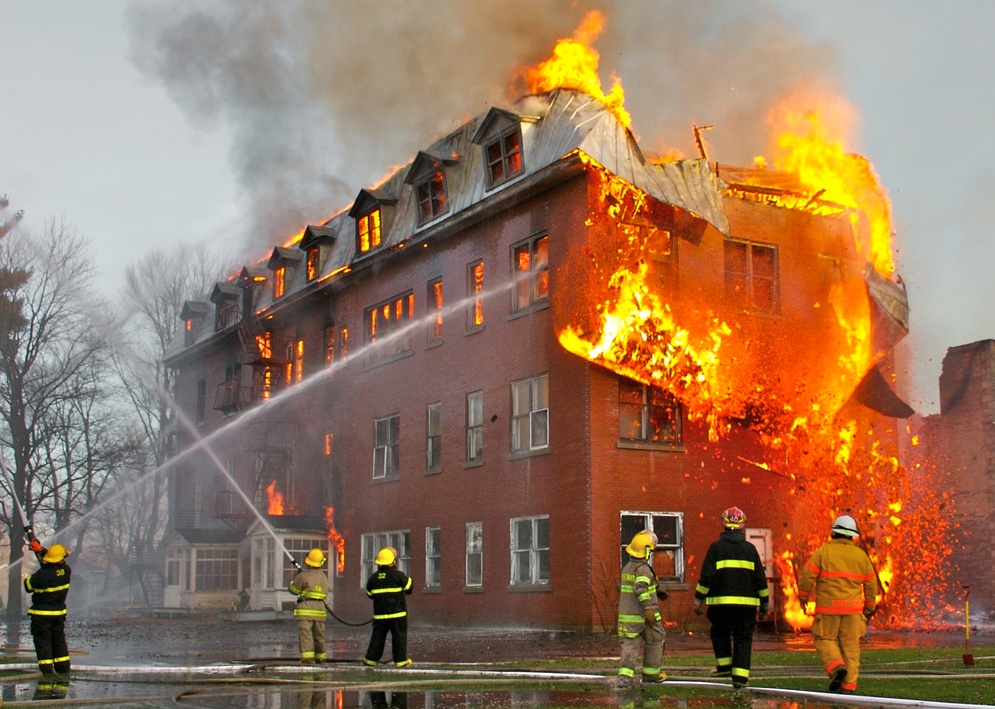
#> input picture test_images/fire_image1.jpg, 995 x 709 px, shrunk from 2362 x 1682 before the run, given in place of test2.mp4, which was not available
$ jupyter execute test2.ipynb
#> lines starting #> are read from the running program, lines starting #| are printed output that depends on the picture; after the words box and inside, x2 and y2 are one past the last pixel; in counts of white or black regions, pixels touching at a corner belong together; pictures that were not available may be replaced by others from this repository, and a replacement may not be noted
[cell 1]
import cv2
import numpy as np

def detect_fire_in_video(video_path, lower_fire=np.array([15, 100, 100]), upper_fire=np.array([35, 255, 255]), fire_threshold=0.01, min_fire_area=1000, display=True, save_output=False):
    """
    Detects fire in each frame of a video using HSV color thresholding and morphological operations.

    Parameters:
    - video_path: str, path to the video file
    - lower_fire: np.array, lower HSV threshold for fire-like colors
    - upper_fire: np.array, upper HSV threshold for fire-like colors
    - fire_threshold: float, percentage of fire pixels required to classify frame as containing fire
    - min_fire_area: int, minimum contour area to classify frame as containing fire
    - display: bool, whether to display the video with fire detection in real-time
    - save_output: bool, whether to save the output video with fire detection annotations

    Returns:
    - None (processes and optionally displays/saves video in real-time)
    """
#> called with video_path = 'test_videos/test2.mp4', lower_fire = array of shape (3,), upper_fire = array of shape (3,), fire_threshold = 0.01, min_fire_area = 1000, display = True, save_output = True

    # Open the video file or camera feed
    cap = cv2.VideoCapture(video_path)

    # Check if video opened successfully
    if not cap.isOpened():
        print(f"Error: Unable to open video {video_path}")
        return

    # Get video properties
    width = int(cap.get(cv2.CAP_PROP_FRAME_WIDTH))
    height = int(cap.get(cv2.CAP_PROP_FRAME_HEIGHT))
    fps = int(cap.get(cv2.CAP_PROP_FPS))

    # Optional: Save output video with annotations
    if save_output:
        fourcc = cv2.VideoWriter_fourcc(*'XVID')
        out = cv2.VideoWriter('output_fire_detection.avi', fourcc, fps, (width, height))

    while True:
        # Read each frame
        ret, frame = cap.read()
#> frame is the input picture: shape (709, 995, 3); mean B, G, R 93.6, 118.2, 150.9

        if not ret:
            break  # End of video

        # Step 1: Convert the frame to HSV color space
        hsv_frame = cv2.cvtColor(frame, cv2.COLOR_BGR2HSV)
#> hsv_frame: shape (709, 995, 3); mean H, S, V 43.4, 96.6, 153.2

        # Step 2: Create a mask based on the color range
        fire_mask = cv2.inRange(hsv_frame, lower_fire, upper_fire)
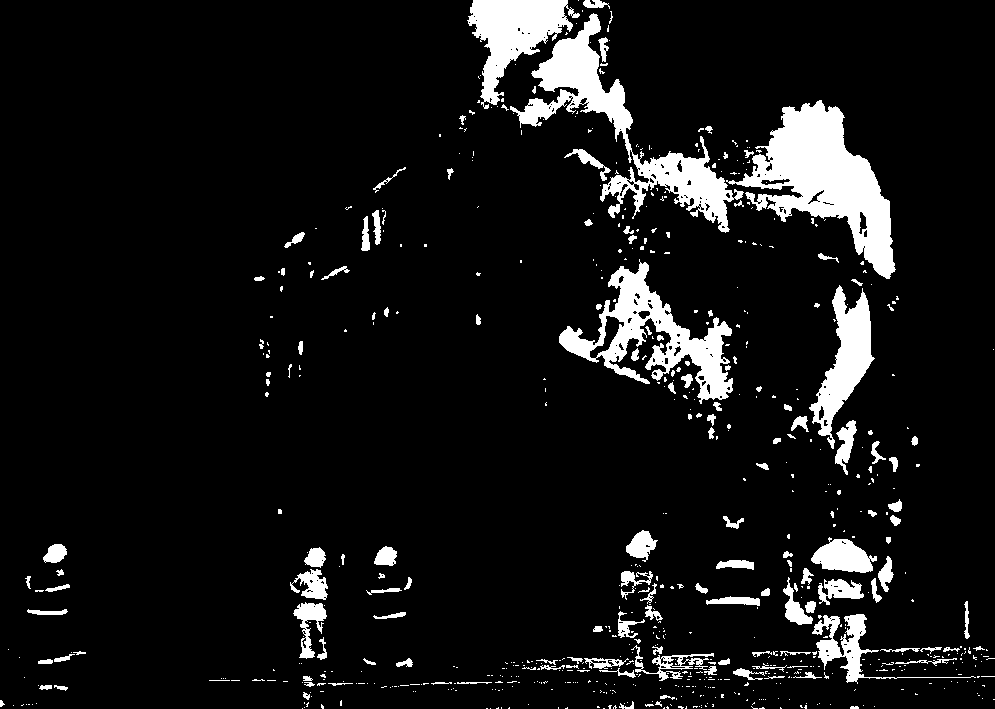
#> fire_mask: shape (709, 995); 8.5% white; 697 white regions (547 under 20 px), largest, box (x1, y1, x2, y2) and area: (726, 100, 896, 279) 12205, (510, 13, 744, 233) 10005, (559, 259, 733, 404) 7654

        # Step 3: Perform morphological operations to clean the mask
        kernel = np.ones((5, 5), np.uint8)
        fire_mask_cleaned = cv2.morphologyEx(fire_mask, cv2.MORPH_OPEN, kernel)
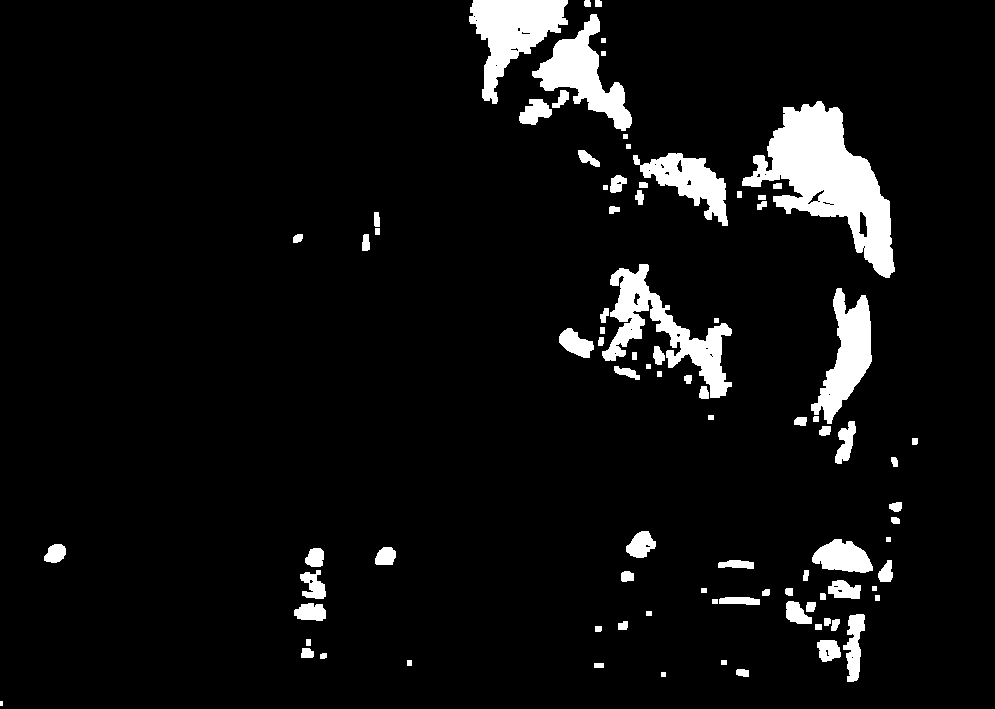
#> fire_mask_cleaned: shape (709, 995); 6.4% white; 89 white regions (1 under 20 px), largest, box (x1, y1, x2, y2) and area: (742, 101, 895, 278) 11429, (602, 264, 732, 398) 5307, (469, 0, 568, 104) 4945
        fire_mask_cleaned = cv2.morphologyEx(fire_mask_cleaned, cv2.MORPH_CLOSE, kernel)
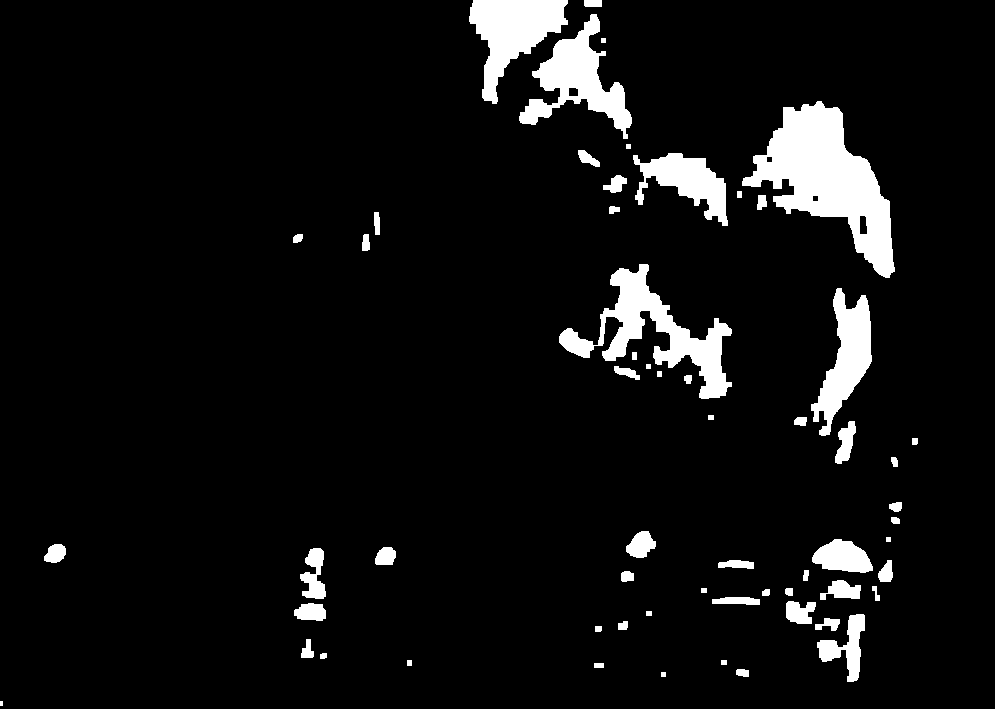
#> fire_mask_cleaned: shape (709, 995); 6.6% white; 60 white regions (1 under 20 px)

        # Step 4: Classify fire based on pixel percentage and area
        fire_present = classify_fire_combined(fire_mask_cleaned, fire_threshold, min_fire_area)
#> in classify_fire_combined, `fire_pixel_count = np.count_nonzero(fire_mask)`: fire_pixel_count = 46584
#> in classify_fire_combined, `fire_percentage = fire_pixel_count / total_pixel_count`: fire_percentage = 0.066
#> in classify_fire_combined, `contours, _ = cv2.findContours(fire_mask, cv2.RETR_EXTERNAL, cv2.CHAIN..`: contours = 60 contours, 6 with area under 20; largest, box (x1, y1, x2, y2) and area: (742, 101, 895, 278) 11598, (559, 264, 732, 399) 6393, (519, 14, 632, 139) 4926, (469, 0, 568, 104) 4832, (811, 288, 872, 436) 3808
#> in classify_fire_combined, `total_fire_area = sum(cv2.contourArea(contour) for contour in contours)`: total_fire_area = 43781.5
#> fire_present = True

        # Optional: Detect and draw contours around the fire regions
        if fire_present:
            contours, _ = cv2.findContours(fire_mask_cleaned, cv2.RETR_EXTERNAL, cv2.CHAIN_APPROX_SIMPLE)
            for contour in contours:
                if cv2.contourArea(contour) > min_fire_area:
                    cv2.drawContours(frame, [contour], -1, (0, 255, 0), 2)  # Draw green contours for fire regions
#> this loop made 60 passes
#> contour on passes 1, 2, 4, 5, 6, 13, 19, 30: [[0, 701], [0, 705], [2, 705], [2, 701]], [[661, 672], [661, 676], [665, 676], [665, 672]], [[594, 663], [594, 667], [603, 667], [603, 663]], [[721, 660], [721, 664], [726, 664], [726, 660]], [[407, 660], [407, 665], [411, 665], [411, 660]], [[646, 611], [646, 615], [651, 615], [651, 611]], [[701, 588], [701, 592], [706, 592], [706, 588]], [[886, 537], [886, 541], [890, 541], [890, 537]]
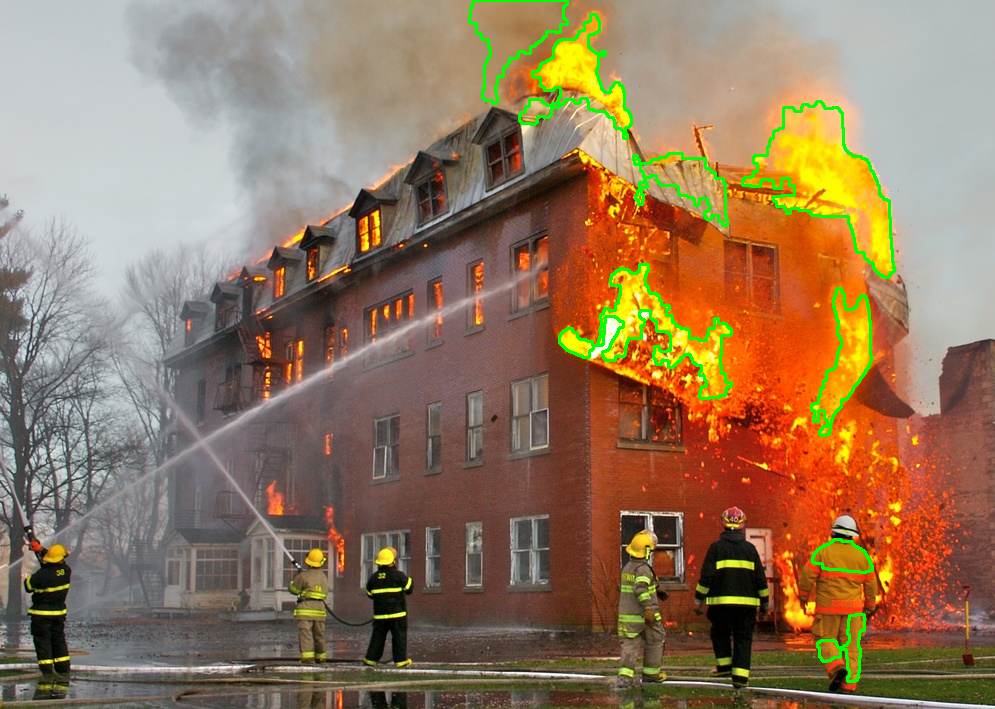
#> frame: shape (709, 995, 3); 1.72% of pixels changed, all inside (x1, y1, x2, y2) = (468, 0, 896, 683)

            # Add a label to indicate fire detection
            cv2.putText(frame, "Fire Detected", (10, 30), cv2.FONT_HERSHEY_SIMPLEX, 1, (0, 0, 255), 2)
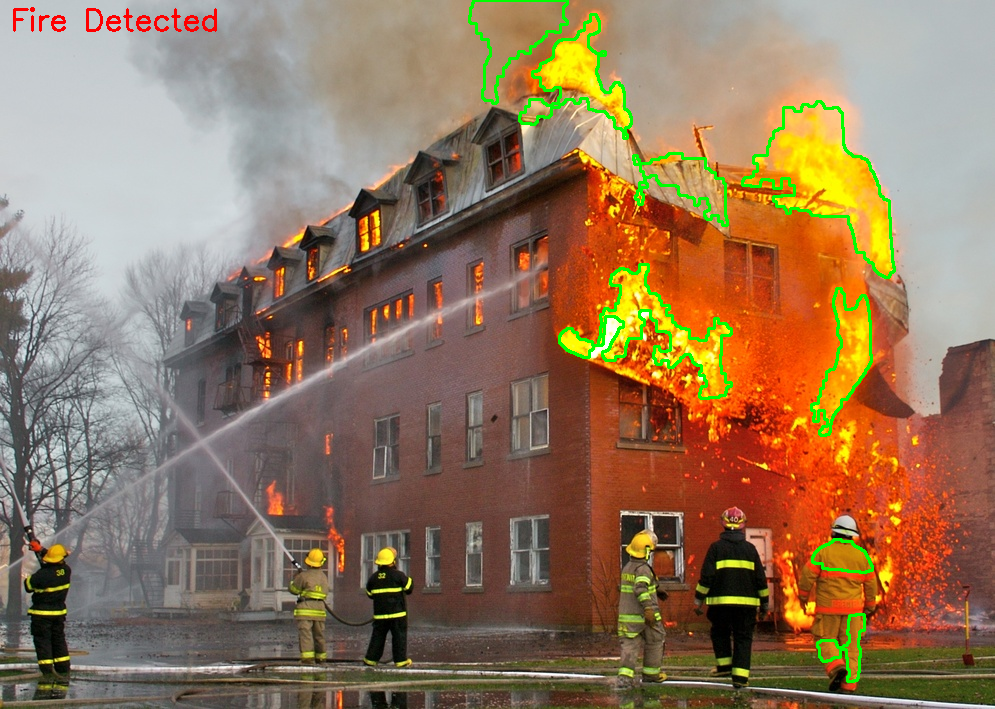
#> frame: shape (709, 995, 3); 0.21% of pixels changed, all inside (x1, y1, x2, y2) = (13, 7, 217, 32)

        # Optional: Display the frame with fire contours
        if display:
            cv2.imshow('Fire Detection', frame)

        # Save the output frame if required
        if save_output:
            out.write(frame)

        # Press 'q' to exit the video early
        if cv2.waitKey(1) & 0xFF == ord('q'):
#> (key q is pressed here)
            break

    # Release video capture and writer objects
    cap.release()
    if save_output:
        out.release()
    cv2.destroyAllWindows()


def classify_fire_combined(fire_mask, fire_threshold=0.01, min_fire_area=1000):
    """
    Classify whether fire is present using both pixel percentage and fire region area.

    Parameters:
    - fire_mask: np.array, binary mask where fire regions are white (255)
    - fire_threshold: float, the percentage threshold for pixel-based fire detection
    - min_fire_area: int, the minimum total area of fire regions for area-based fire detection

    Returns:
    - bool: True if fire is detected by either method, False otherwise
    """

    # Fire pixel percentage check
    fire_pixel_count = np.count_nonzero(fire_mask)
    total_pixel_count = fire_mask.size
    fire_percentage = fire_pixel_count / total_pixel_count

    # Fire area check
    contours, _ = cv2.findContours(fire_mask, cv2.RETR_EXTERNAL, cv2.CHAIN_APPROX_SIMPLE)
    total_fire_area = sum(cv2.contourArea(contour) for contour in contours)

    # Fire detected if either condition is true
    if fire_percentage >= fire_threshold or total_fire_area >= min_fire_area:
        return True
    else:
        return False

$ run again, on test_images/fire_image17.jpg
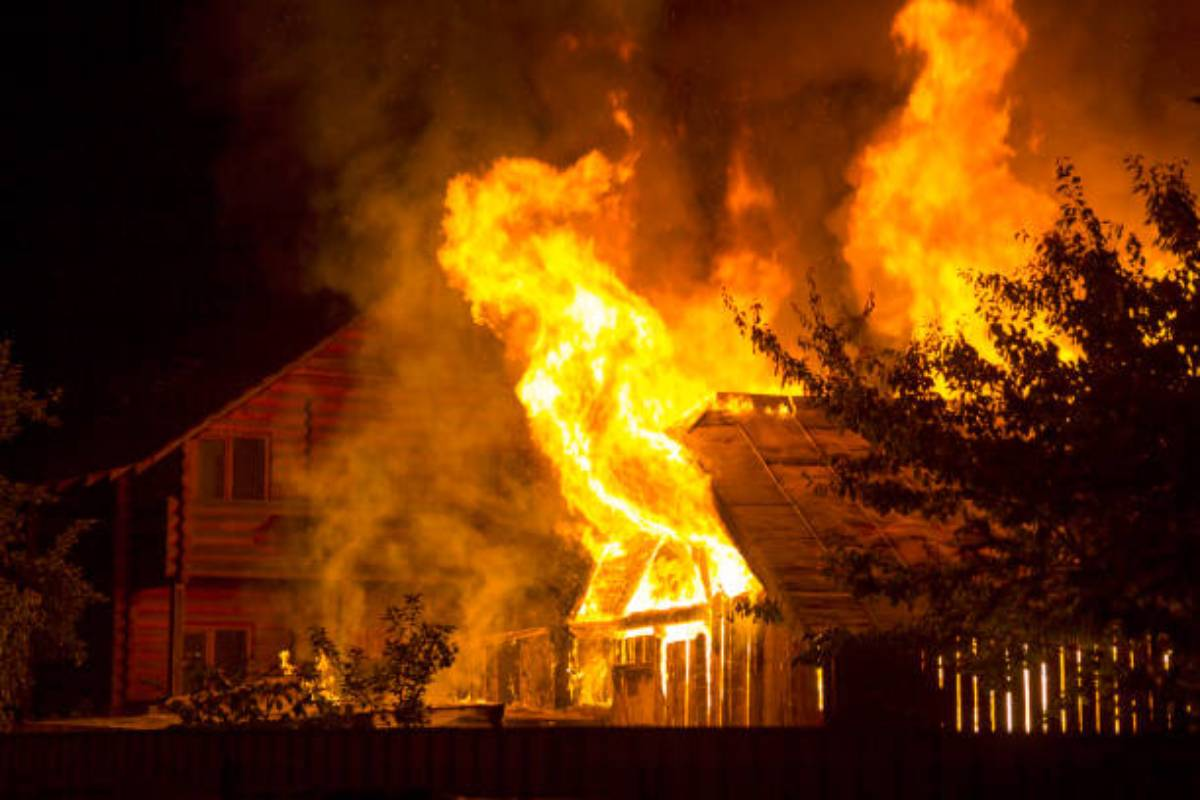
#> input picture test_images/fire_image17.jpg, 1200 x 800 px, given in place of test2.mp4, which was not available
#> in detect_fire_in_video, frame is the input picture: shape (800, 1200, 3); mean B, G, R 6.1, 51.6, 105
#> hsv_frame: shape (800, 1200, 3); mean H, S, V 45.3, 242.8, 105
#> in detect_fire_in_video, `fire_mask = cv2.inRange(hsv_frame, lower_fire, upper_fire)`:
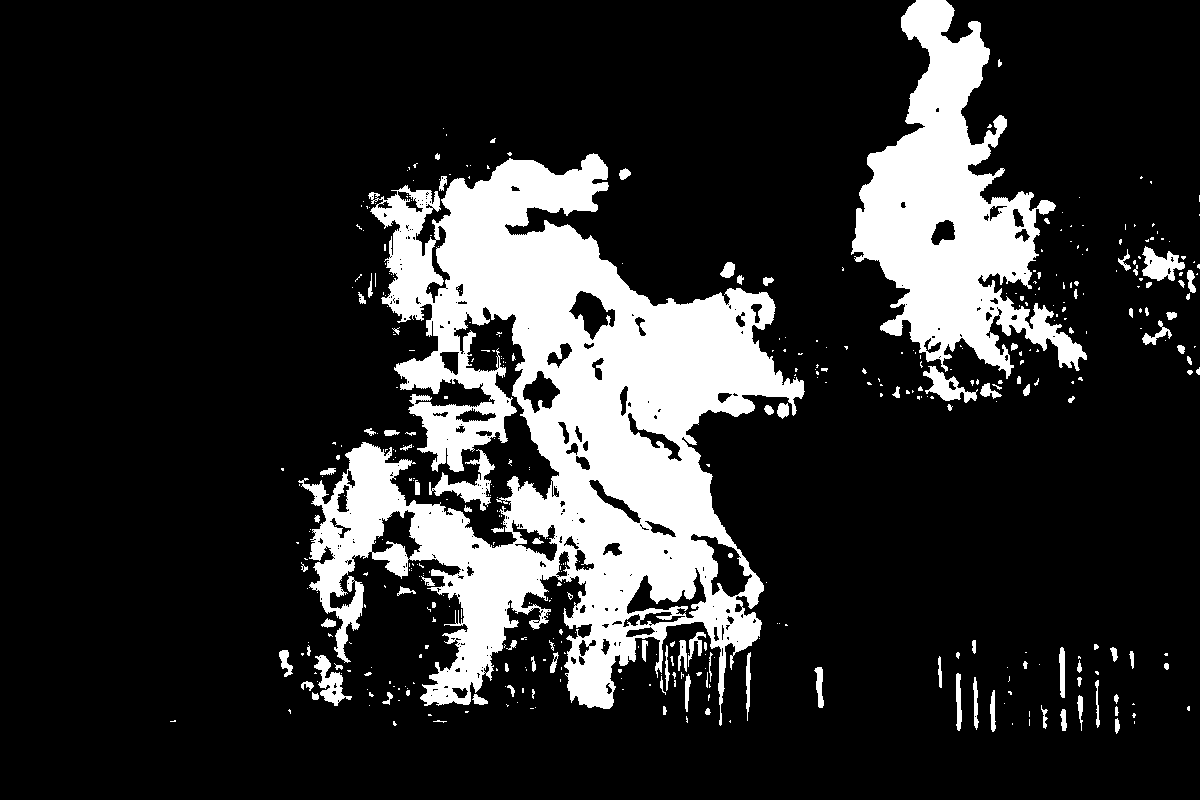
#> fire_mask: shape (800, 1200); 17.8% white; 448 white regions (336 under 20 px), largest, box (x1, y1, x2, y2) and area: (298, 153, 805, 726) 121468, (851, 0, 1087, 379) 37262, (429, 449, 495, 511) 1228
#> fire_pixel_count = 161467
#> fire_percentage = 0.168
#> in classify_fire_combined, `contours, _ = cv2.findContours(fire_mask, cv2.RETR_EXTERNAL, cv2.CHAIN..`: contours = 58 contours, 7 with area under 20; largest, box (x1, y1, x2, y2) and area: (305, 154, 804, 709) 121972, (852, 0, 1085, 374) 36642, (336, 582, 364, 658) 839, (1143, 248, 1184, 280) 704, (435, 475, 488, 503) 636
#> total_fire_area = 165327.5
#> fire_present = True
#> the loop in detect_fire_in_video, `for contour in contours:` made 58 passes
#> contour on passes 1 to 8: [[1115, 724], [1115, 728], [1119, 728], [1119, 724]], [[1062, 723], [1062, 727], [1066, 727], [1066, 723]], [[1061, 711], [1061, 717], [1065, 717], [1065, 711]], [[957, 710], [957, 721], [961, 721], [961, 710]], [[990, 704], [990, 713], [994, 713], [994, 704]], [[1078, 697], [1078, 710], [1082, 710], [1082, 697]], [[956, 688], [956, 701], [960, 701], [960, 688]], [[306, 682], [306, 686], [311, 686], [311, 682]]
#> in detect_fire_in_video, `cv2.putText(frame, "Fire Detected", (10, 30), cv2.FONT_HERSHEY_SIMPLEX..`:
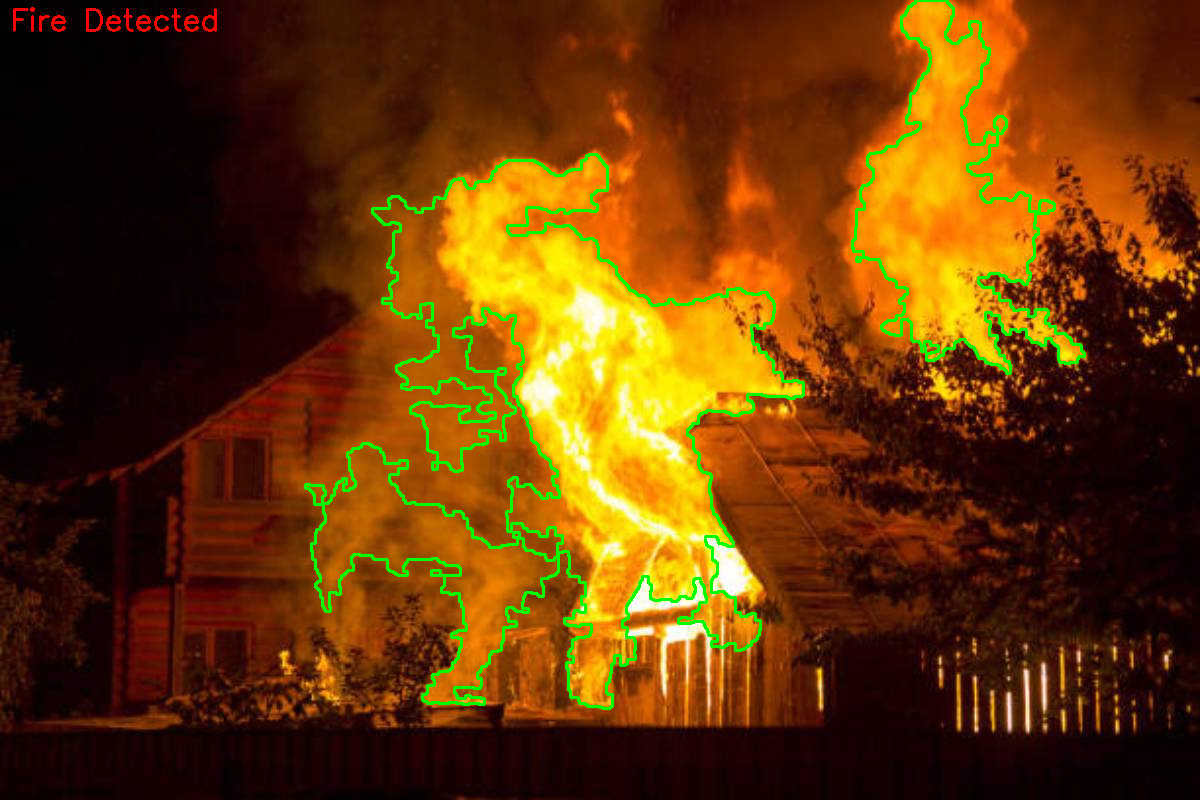
#> frame: shape (800, 1200, 3); mean B, G, R 5.8, 55.1, 100.3
